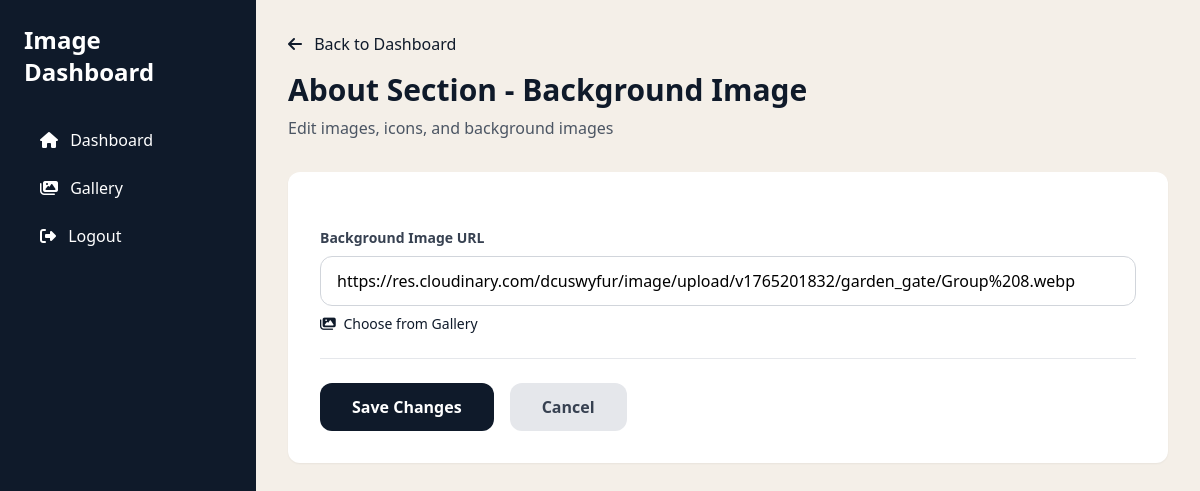
Page /dashboard/section/4/edit/ (signed in) on the committed database.
### myApp/models.py (models this page shows, shortened)
class SectionImage(models.Model):
    section_name = models.CharField(max_length=100, unique=True, help_text="Internal name for the section (e.g., 'hero_background', 'about_image')")
    display_name = models.CharField(max_length=200, help_text="Display name shown in dashboard")
    image_url = models.URLField(blank=True, null=True, help_text="Image URL")
    image_alt = models.CharField(max_length=200, blank=True, help_text="Alt text for the image")
    icon_url = models.URLField(blank=True, null=True, help_text="Icon URL (if applicable)")
    background_image_url = models.URLField(blank=True, null=True, help_text="Background image URL (if applicable)")
    updated_at = models.DateTimeField(auto_now=True)
    class Meta:
        ordering = ['display_name']
        verbose_name = "Section Image"
        verbose_name_plural = "Section Images"

### myApp/dashboard_views.py (the view, shortened to what this page needs)
# urls.py: path('section/<int:section_id>/edit/', dashboard_views.section_image_edit, name='section_edit'),
@login_required
def section_image_edit(request, section_id):
    section = get_object_or_404(SectionImage, id=section_id)
    return render(request, 'myApp/dashboard/section_edit.html', {
        'section': section
    })

### myApp/templates/myApp/dashboard/section_edit.html (shortened to what this page needs)
{% extends "myApp/dashboard/base.html" %}
{% load static %}
{% block content %}
<div class="mb-8">
    <a href="{% url 'dashboard:index' %}" class="text-navy hover:underline mb-4 inline-block">
        <i class="fas fa-arrow-left mr-2"></i> Back to Dashboard
    </a>
    <h2 class="text-3xl font-bold text-navy mb-2">{{ section.display_name }}</h2>
    <p class="text-gray-600">Edit images, icons, and background images</p>
</div>
<form method="post" class="bg-white rounded-xl shadow-sm p-8 space-y-6">
    {% if 'background' in section.section_name %}
        <div>
            <label class="block text-sm font-semibold text-gray-700 mb-2">Background Image URL</label>
            <input type="url" name="background_image_url" id="field_background_image_url" value="{{ section.background_image_url|default:'' }}"
                   placeholder="https://res.cloudinary.com/..."
                   class="w-full px-4 py-3 border border-gray-300 rounded-xl focus:border-navy focus:outline-none focus:ring-2 focus:ring-navy/20">
            <p class="text-sm text-gray-500 mt-2">
                <button type="button" onclick="openImagePickerModal('field_background_image_url')"
                        class="text-navy hover:underline">
                    <i class="fas fa-images mr-1"></i> Choose from Gallery
                </button>
            </p>
        </div>
    {% endif %}
    <div class="flex gap-4 pt-6 border-t">
        <button type="submit" class="bg-navy text-white px-8 py-3 rounded-xl font-semibold hover:bg-navy/90 transition">
            Save Changes
        </button>
        <a href="{% url 'dashboard:index' %}" class="bg-gray-200 text-gray-700 px-8 py-3 rounded-xl font-semibold hover:bg-gray-300 transition">
            Cancel
        </a>
    </div>
</form>
{% endblock %}

### rows in the picture
SectionImage: display_name "About Section - Background Image", background_image_url "https://res.cloudinary.com/dcuswyfur/image/upload/v1765201832/garden_gate/Group%208.webp"
